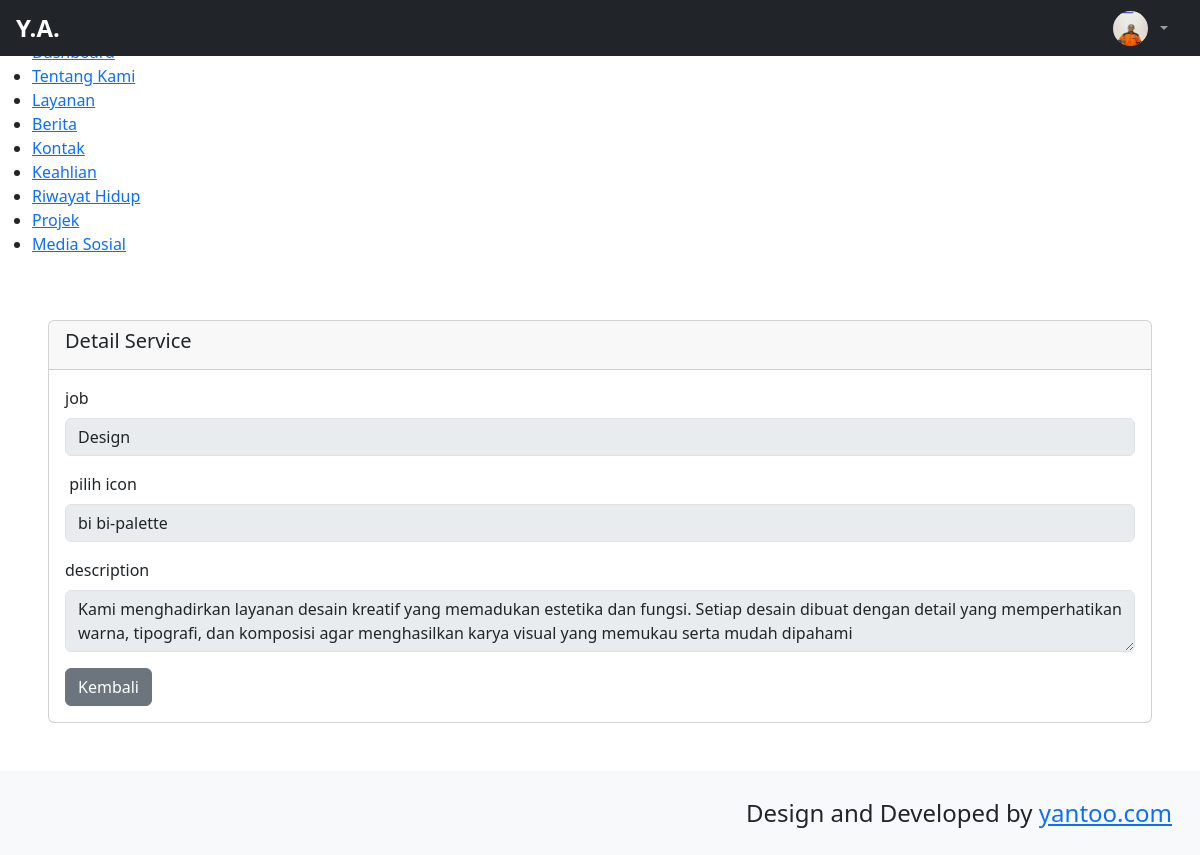
The page /backend/pages/service/detail.php?id=2 on the database its author committed.
### tables this page shows
CREATE TABLE `abouts` (
  `id` bigint NOT NULL,
  `name` varchar(255) NOT NULL,
  `bron` date NOT NULL,
  `address` text NOT NULL,
  `zip_code` int NOT NULL,
  `email` varchar(255) NOT NULL,
  `phone` varchar(255) NOT NULL,
  `total_project` int NOT NULL,
  `work` varchar(255) NOT NULL,
  `image` text NOT NULL,
  `description` text NOT NULL
);

CREATE TABLE `services` (
  `id` bigint NOT NULL,
  `icon` text NOT NULL,
  `job` varchar(255) NOT NULL,
  `description` text NOT NULL
);

### backend/actions/service/show.php (called while the page is built, shortened)
<?php
include '../../app.php';
$id = $_GET['id'];
$qSelect = "SELECT * FROM services WHERE id='$id'";
$result = mysqli_query($connect, $qSelect) or die(mysqli_error($connect));
$service = $result->fetch_object();
?>

### backend/pages/service/detail.php (the view, shortened to what this page needs)
<?php
include '../../partials/header.php';
include '../../partials/sidebar.php';
include '../../partials/navbar.php';
?>
  <div id="layoutSidenav_content">
 <div class="row p-5">
    <div class="col-12">
        <div class="card">
            <div class="card-header">
                <h5>Detail Service</h5>
            </div>
            <div class="card-body">
            <?php include '../../actions/service/show.php'; ?>
            <form action="../../actions/service/update.php?id=<?= $service->id ?>" method="POST">
                <div class="mb-3">
                        <label for="jobInput" class="form-label">job</label>
                         <input type="text" name="job"  id="jobInput"  class="form-control" placeholder="Masukan job..."  required disabled value="<?=$service->job?>">
                    </div>
                    <div class="mb-3">
                        <label for="iconInput" class="form-label">pilih icon</label>
                        <input type="text" value="<?=$service->icon?>" name="icon" class="form-control" id="iconInput"  placeholder="Masukan icon..." disabled></input>
                    </div>
                     <div class="mb-3">
                        <label for="descriptionInput" class="form-label">description</label>
                         <textarea type="text" name="description"  id="descriptionInput"  class="form-control" placeholder="Masukan description..." disabled  required value=""><?=$service->description?></textarea>
                    </div>
                <div class="d-flex gap-2">
                    <a href="./index.php" class="btn btn-secondary">Kembali</a>
                  </div>
            </div>
        </div>
    </div>
 </div>
 <?php
 include '../../partials/footer.php';
 include '../../partials/script.php';
 ?>

### backend/partials/navbar.php (shortened to what this page needs)
    <?php
        $qAbout = "SELECT * FROM abouts";
        $result = mysqli_query($connect, $qAbout) or die(mysqli_error($connect));
        $item = $result->fetch_object();
    ?>
    <body class="sb-nav-fixed">
        <nav class="sb-topnav navbar navbar-expand navbar-dark bg-dark ">
 <a class="navbar-brand ps-3 d-flex align-items-center gap-2" href="index.php">
    <span class="fw-bold fs-4">Y.A.</span>
</a>
            <ul class="navbar-nav ms-auto ms-md-0 me-3 me-lg-4">
                <li class="nav-item dropdown">
                    <a class="nav-link dropdown-toggle d-flex align-items-center gap-2" id="navbarDropdown" href="#" role="button"
                    data-bs-toggle="dropdown" aria-expanded="false">
                        <img src="../../../storages/about/<?= $item->image ?>" alt="Profile"
                            width="35" height="35" class="rounded-circle" />
                    </a>
                </li>
            </ul>
        </nav>

### backend/partials/header.php (style rules this page uses)
html, body { margin: 0; padding: 0; overflow-x: hidden; }

### rows shown on the page
abouts: image (picture)
services: job "Design", icon "bi bi-palette", description "Kami menghadirkan layanan desain kreatif yang memadukan estetika dan fungsi. Setiap desain dibuat dengan detail yang memperhatikan warna, tipografi, dan komposisi agar menghasilkan karya visual yang memukau serta mudah dipahami"
